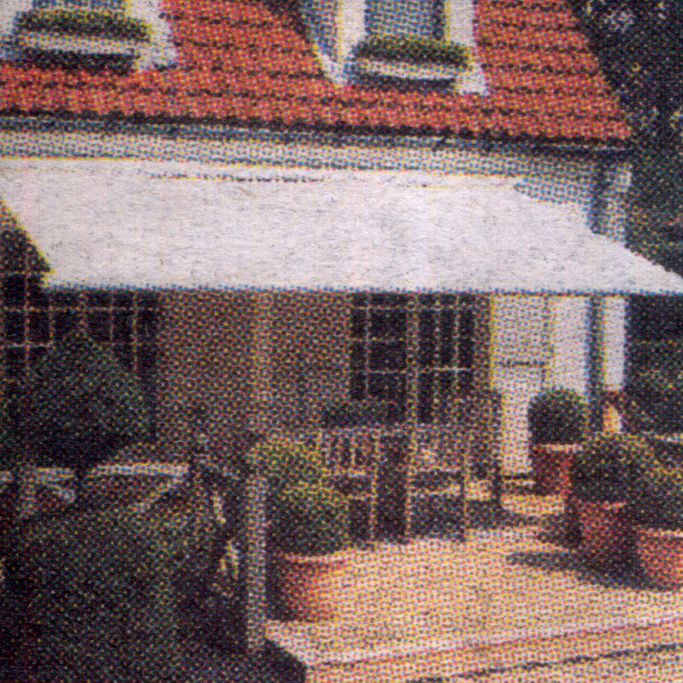
%> input picture original_big.jpg, 2048 x 2048 px (shown at 1/3 size)
$ octave fft_test_2.m   (GNU Octave 9; MATLAB toolbox functions it lacks are replaced by stand-ins)
%> lines starting %> are read from the running program, lines starting %| are printed output that depends on the picture
image = imread('original_big.jpg');
%> image is the input picture: size 2048x2048x3 uint8; mean R, G, B 125.6, 103.1, 101.1
image = imresize(image,[256 256]);
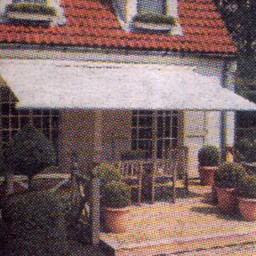
%> image: size 256x256x3 uint8; mean R, G, B 125.6, 103.1, 101.1

[rows columns dimension] = size(image);
%> rows = 256; columns = 256; dimension = 3

if dimension > 1
   gray = rgb2gray(image);
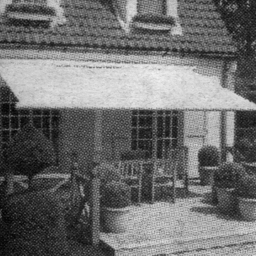
%> gray: size 256x256 uint8; min 1, max 244, mean 109.6
end
gray = imresize(image, [256 256]); %resize image

%%%%%%%%%%%%%%%%%%%%%%%%%%%%%%%%%%%%%%%%%%%%%%%%%%%%%%%%%%%%%%%%%%%%%%%%%%%%%%%%%%%%%%%%


% [12 lines of commented-out code are left out]

figure(1); imshow(abs(gray),[]) % original


ff = fft2(gray)
Spec_center = fftshift(fft2(gray)); %2D Spectrum of the image
figure
imshow((Spec_center),[])

amplitudeImage = log(abs(Spec_center)); %Amplitude of the image
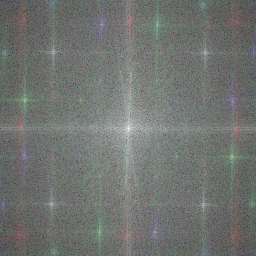
%> amplitudeImage: size 256x256x3 double; mean R, G, B 7.58, 7.77, 7.59; drawn with min black and max white

%> (the run ends here)

$ run again, with toto2.jpg copied over original_big.jpg
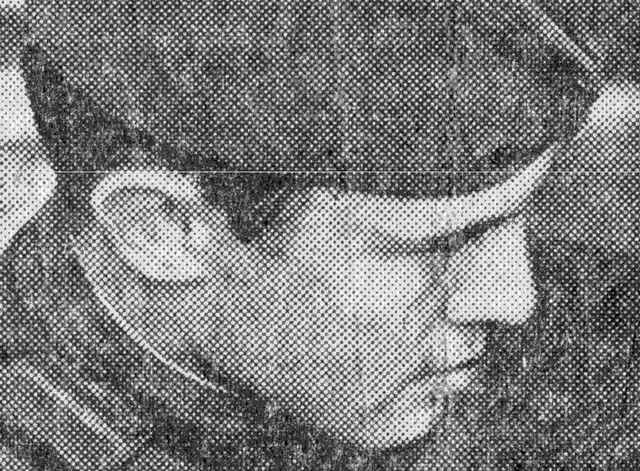
%> input picture toto2.jpg, 640 x 471 px
%> image is the input picture: size 471x640 uint8; min 0, max 255, mean 123.6
%> `image = imresize(image,[256 256]);`:
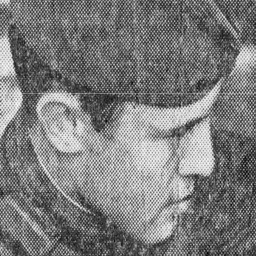
%> image: size 256x256 uint8; min 1, max 255, mean 123.6
%> `amplitudeImage = log(abs(Spec_center));`:
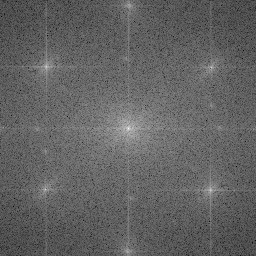
%> amplitudeImage: size 256x256 double; min 3.07, max 15.91, mean 8.04; drawn with min black and max white

$ run again, with toto4.jpg copied over original_big.jpg
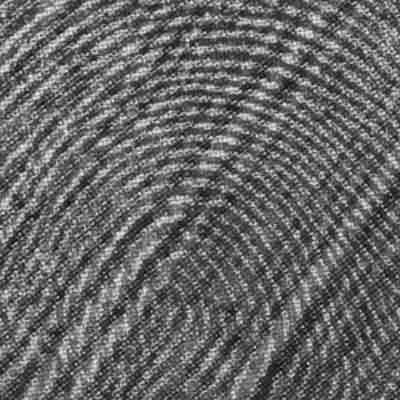
%> input picture toto4.jpg, 400 x 400 px
%> image is the input picture: size 400x400x3 uint8; min 0, max 248, mean 102.2
%> `image = imresize(image,[256 256]);`:
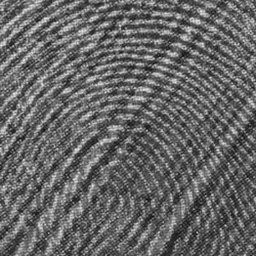
%> image: size 256x256x3 uint8; min 9, max 234, mean 102.2
%> `amplitudeImage = log(abs(Spec_center));`:
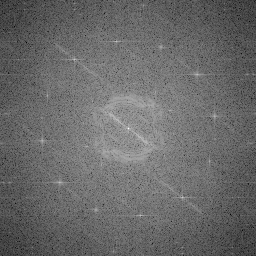
%> amplitudeImage: size 256x256x3 double; min 2.06, max 15.72, mean 7.72; drawn with min black and max white
